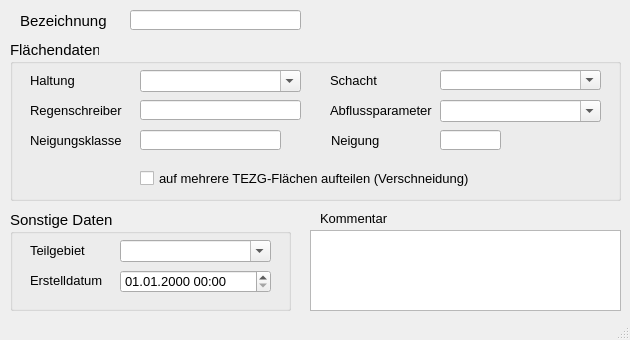
<?xml version="1.0" encoding="UTF-8"?>
<ui version="4.0">
 <class>MainWindow</class>
 <widget class="QMainWindow" name="MainWindow">
  <property name="enabled">
   <bool>true</bool>
  </property>
  <property name="geometry">
   <rect>
    <x>0</x>
    <y>0</y>
    <width>630</width>
    <height>340</height>
   </rect>
  </property>
  <property name="minimumSize">
   <size>
    <width>630</width>
    <height>340</height>
   </size>
  </property>
  <property name="baseSize">
   <size>
    <width>630</width>
    <height>310</height>
   </size>
  </property>
  <property name="font">
   <font>
    <family>Tahoma</family>
    <pointsize>10</pointsize>
   </font>
  </property>
  <property name="windowTitle">
   <string>Fläche</string>
  </property>
  <widget class="QWidget" name="centralwidget">
   <widget class="QLabel" name="label">
    <property name="geometry">
     <rect>
      <x>20</x>
      <y>10</y>
      <width>101</width>
      <height>21</height>
     </rect>
    </property>
    <property name="font">
     <font>
      <family>Tahoma</family>
      <pointsize>11</pointsize>
     </font>
    </property>
    <property name="text">
     <string>Bezeichnung</string>
    </property>
   </widget>
   <widget class="QLabel" name="label_14">
    <property name="geometry">
     <rect>
      <x>320</x>
      <y>210</y>
      <width>81</width>
      <height>16</height>
     </rect>
    </property>
    <property name="text">
     <string>Kommentar</string>
    </property>
   </widget>
   <widget class="QLineEdit" name="flnam">
    <property name="geometry">
     <rect>
      <x>130</x>
      <y>10</y>
      <width>171</width>
      <height>20</height>
     </rect>
    </property>
    <property name="toolTip">
     <string>&lt;html&gt;&lt;head/&gt;&lt;body&gt;&lt;p&gt;Eindeutige Bezeichnung&lt;/p&gt;&lt;/body&gt;&lt;/html&gt;</string>
    </property>
    <property name="statusTip">
     <string>Eindeutige Bezeichnung</string>
    </property>
   </widget>
   <widget class="QTextEdit" name="kommentar">
    <property name="geometry">
     <rect>
      <x>310</x>
      <y>230</y>
      <width>311</width>
      <height>81</height>
     </rect>
    </property>
    <property name="toolTip">
     <string>&lt;html&gt;&lt;head/&gt;&lt;body&gt;&lt;p&gt;Platz für zusätzliche Kommentare.&lt;/p&gt;&lt;/body&gt;&lt;/html&gt;</string>
    </property>
    <property name="statusTip">
     <string>Platz für zusätzliche Kommentare.</string>
    </property>
   </widget>
   <widget class="QGroupBox" name="groupBox_2">
    <property name="geometry">
     <rect>
      <x>10</x>
      <y>40</y>
      <width>611</width>
      <height>161</height>
     </rect>
    </property>
    <property name="font">
     <font>
      <family>Tahoma</family>
      <pointsize>11</pointsize>
     </font>
    </property>
    <property name="title">
     <string>Flächendaten</string>
    </property>
    <widget class="QLabel" name="label_3">
     <property name="geometry">
      <rect>
       <x>20</x>
       <y>90</y>
       <width>111</width>
       <height>21</height>
      </rect>
     </property>
     <property name="font">
      <font>
       <family>Tahoma</family>
       <pointsize>10</pointsize>
      </font>
     </property>
     <property name="text">
      <string>Neigungsklasse</string>
     </property>
    </widget>
    <widget class="QLineEdit" name="neigkl">
     <property name="geometry">
      <rect>
       <x>130</x>
       <y>90</y>
       <width>141</width>
       <height>20</height>
      </rect>
     </property>
     <property name="font">
      <font>
       <family>Tahoma</family>
       <pointsize>10</pointsize>
      </font>
     </property>
     <property name="toolTip">
      <string>&lt;html&gt;&lt;head/&gt;&lt;body&gt;&lt;p&gt;Neigungsklasse 1 - 5 gem. HYSTEM-EXTRAN&lt;/p&gt;&lt;/body&gt;&lt;/html&gt;</string>
     </property>
     <property name="statusTip">
      <string>Neigungsklasse 1 - 5 gem. HYSTEM-EXTRAN</string>
     </property>
    </widget>
    <widget class="QLabel" name="label_5">
     <property name="geometry">
      <rect>
       <x>20</x>
       <y>60</y>
       <width>111</width>
       <height>21</height>
      </rect>
     </property>
     <property name="font">
      <font>
       <family>Tahoma</family>
       <pointsize>10</pointsize>
      </font>
     </property>
     <property name="text">
      <string>Regenschreiber</string>
     </property>
    </widget>
    <widget class="QLineEdit" name="regenschreiber">
     <property name="geometry">
      <rect>
       <x>130</x>
       <y>60</y>
       <width>161</width>
       <height>20</height>
      </rect>
     </property>
     <property name="font">
      <font>
       <family>Tahoma</family>
       <pointsize>10</pointsize>
      </font>
     </property>
     <property name="toolTip">
      <string>&lt;html&gt;&lt;head/&gt;&lt;body&gt;&lt;p&gt;Regenschreiber&lt;/p&gt;&lt;/body&gt;&lt;/html&gt;</string>
     </property>
     <property name="statusTip">
      <string>Regenschreiber</string>
     </property>
    </widget>
    <widget class="QLabel" name="label_20">
     <property name="geometry">
      <rect>
       <x>20</x>
       <y>30</y>
       <width>91</width>
       <height>21</height>
      </rect>
     </property>
     <property name="font">
      <font>
       <family>Tahoma</family>
       <pointsize>10</pointsize>
      </font>
     </property>
     <property name="text">
      <string>Haltung</string>
     </property>
    </widget>
    <widget class="QComboBox" name="abflussparameter">
     <property name="geometry">
      <rect>
       <x>430</x>
       <y>60</y>
       <width>161</width>
       <height>22</height>
      </rect>
     </property>
     <property name="font">
      <font>
       <family>Tahoma</family>
       <pointsize>10</pointsize>
      </font>
     </property>
     <property name="toolTip">
      <string>&lt;html&gt;&lt;head/&gt;&lt;body&gt;&lt;p&gt;Abflussparameter gem. HYSTEM-EXTRAN&lt;/p&gt;&lt;/body&gt;&lt;/html&gt;</string>
     </property>
     <property name="statusTip">
      <string>Abflussparameter gem. HYSTEM-EXTRAN</string>
     </property>
     <property name="editable">
      <bool>true</bool>
     </property>
    </widget>
    <widget class="QComboBox" name="haltnam">
     <property name="geometry">
      <rect>
       <x>130</x>
       <y>30</y>
       <width>161</width>
       <height>22</height>
      </rect>
     </property>
     <property name="font">
      <font>
       <family>Tahoma</family>
       <pointsize>10</pointsize>
      </font>
     </property>
     <property name="toolTip">
      <string>&lt;html&gt;&lt;head/&gt;&lt;body&gt;&lt;p&gt;Name der Haltung, der die Fläche zugeordnet ist&lt;/p&gt;&lt;/body&gt;&lt;/html&gt;</string>
     </property>
     <property name="statusTip">
      <string>Name der Haltung, der die Fläche zugeordnet ist</string>
     </property>
     <property name="editable">
      <bool>true</bool>
     </property>
    </widget>
    <widget class="QLabel" name="label_21">
     <property name="geometry">
      <rect>
       <x>320</x>
       <y>60</y>
       <width>111</width>
       <height>21</height>
      </rect>
     </property>
     <property name="font">
      <font>
       <family>Tahoma</family>
       <pointsize>10</pointsize>
      </font>
     </property>
     <property name="text">
      <string>Abflussparameter</string>
     </property>
    </widget>
    <widget class="QCheckBox" name="aufteilen">
     <property name="geometry">
      <rect>
       <x>130</x>
       <y>130</y>
       <width>391</width>
       <height>17</height>
      </rect>
     </property>
     <property name="font">
      <font>
       <family>Tahoma</family>
       <pointsize>10</pointsize>
      </font>
     </property>
     <property name="text">
      <string>auf mehrere TEZG-Flächen aufteilen (Verschneidung)</string>
     </property>
    </widget>
    <widget class="QComboBox" name="schnam">
     <property name="geometry">
      <rect>
       <x>430</x>
       <y>30</y>
       <width>161</width>
       <height>20</height>
      </rect>
     </property>
     <property name="font">
      <font>
       <family>Tahoma</family>
       <pointsize>10</pointsize>
      </font>
     </property>
     <property name="toolTip">
      <string>&lt;html&gt;&lt;head/&gt;&lt;body&gt;&lt;p&gt;angeschlossener Schacht&lt;/p&gt;&lt;/body&gt;&lt;/html&gt;</string>
     </property>
     <property name="statusTip">
      <string>angeschlossener Schacht</string>
     </property>
     <property name="editable">
      <bool>true</bool>
     </property>
    </widget>
    <widget class="QLabel" name="label_23">
     <property name="geometry">
      <rect>
       <x>320</x>
       <y>30</y>
       <width>80</width>
       <height>20</height>
      </rect>
     </property>
     <property name="font">
      <font>
       <family>Tahoma</family>
       <pointsize>10</pointsize>
      </font>
     </property>
     <property name="text">
      <string>Schacht</string>
     </property>
    </widget>
    <widget class="QLabel" name="label_4">
     <property name="geometry">
      <rect>
       <x>321</x>
       <y>90</y>
       <width>91</width>
       <height>21</height>
      </rect>
     </property>
     <property name="font">
      <font>
       <family>Tahoma</family>
       <pointsize>10</pointsize>
       <weight>50</weight>
       <bold>false</bold>
      </font>
     </property>
     <property name="text">
      <string>Neigung</string>
     </property>
    </widget>
    <widget class="QLineEdit" name="neigung">
     <property name="geometry">
      <rect>
       <x>430</x>
       <y>90</y>
       <width>61</width>
       <height>20</height>
      </rect>
     </property>
     <property name="font">
      <font>
       <family>Tahoma</family>
       <pointsize>10</pointsize>
       <weight>50</weight>
       <bold>false</bold>
      </font>
     </property>
     <property name="toolTip">
      <string>&lt;html&gt;&lt;head/&gt;&lt;body&gt;&lt;p&gt;Gefälle&lt;/p&gt;&lt;/body&gt;&lt;/html&gt;</string>
     </property>
     <property name="statusTip">
      <string>Gefälle</string>
     </property>
     <property name="text">
      <string/>
     </property>
    </widget>
   </widget>
   <widget class="QGroupBox" name="groupBox_3">
    <property name="geometry">
     <rect>
      <x>10</x>
      <y>210</y>
      <width>281</width>
      <height>101</height>
     </rect>
    </property>
    <property name="font">
     <font>
      <family>Tahoma</family>
      <pointsize>11</pointsize>
     </font>
    </property>
    <property name="title">
     <string>Sonstige Daten</string>
    </property>
    <widget class="QLabel" name="label_13">
     <property name="geometry">
      <rect>
       <x>20</x>
       <y>30</y>
       <width>71</width>
       <height>20</height>
      </rect>
     </property>
     <property name="font">
      <font>
       <family>Tahoma</family>
       <pointsize>10</pointsize>
      </font>
     </property>
     <property name="text">
      <string>Teilgebiet</string>
     </property>
    </widget>
    <widget class="QLabel" name="label_71">
     <property name="geometry">
      <rect>
       <x>20</x>
       <y>60</y>
       <width>151</width>
       <height>21</height>
      </rect>
     </property>
     <property name="font">
      <font>
       <family>Tahoma</family>
       <pointsize>10</pointsize>
      </font>
     </property>
     <property name="text">
      <string>Erstelldatum</string>
     </property>
    </widget>
    <widget class="QComboBox" name="teilgebiet">
     <property name="geometry">
      <rect>
       <x>110</x>
       <y>30</y>
       <width>151</width>
       <height>22</height>
      </rect>
     </property>
     <property name="font">
      <font>
       <family>Tahoma</family>
       <pointsize>10</pointsize>
      </font>
     </property>
     <property name="toolTip">
      <string>&lt;html&gt;&lt;head/&gt;&lt;body&gt;&lt;p&gt;zur Zuordnung auf ein selbstständig festgelegtes Teilgebiet&lt;/p&gt;&lt;/body&gt;&lt;/html&gt;</string>
     </property>
     <property name="statusTip">
      <string>zur Zuordnung auf ein selbstständig festgelegtes Teilgebiet</string>
     </property>
     <property name="editable">
      <bool>true</bool>
     </property>
    </widget>
    <widget class="QgsDateTimeEdit" name="createdat">
     <property name="geometry">
      <rect>
       <x>110</x>
       <y>60</y>
       <width>151</width>
       <height>23</height>
      </rect>
     </property>
     <property name="font">
      <font>
       <family>Tahoma</family>
       <pointsize>10</pointsize>
      </font>
     </property>
     <property name="currentSection">
      <enum>QDateTimeEdit::DaySection</enum>
     </property>
     <property name="displayFormat">
      <string>dd.MM.yyyy HH:mm</string>
     </property>
    </widget>
   </widget>
  </widget>
  <widget class="QMenuBar" name="menubar">
   <property name="geometry">
    <rect>
     <x>0</x>
     <y>0</y>
     <width>630</width>
     <height>22</height>
    </rect>
   </property>
  </widget>
  <widget class="QStatusBar" name="statusbar"/>
 </widget>
 <customwidgets>
  <customwidget>
   <class>QgsDateTimeEdit</class>
   <extends>QDateTimeEdit</extends>
   <header>qgsdatetimeedit.h</header>
  </customwidget>
 </customwidgets>
 <tabstops>
  <tabstop>flnam</tabstop>
  <tabstop>neigkl</tabstop>
  <tabstop>regenschreiber</tabstop>
  <tabstop>abflussparameter</tabstop>
  <tabstop>aufteilen</tabstop>
  <tabstop>kommentar</tabstop>
  <tabstop>haltnam</tabstop>
  <tabstop>teilgebiet</tabstop>
 </tabstops>
 <resources/>
 <connections/>
</ui>
